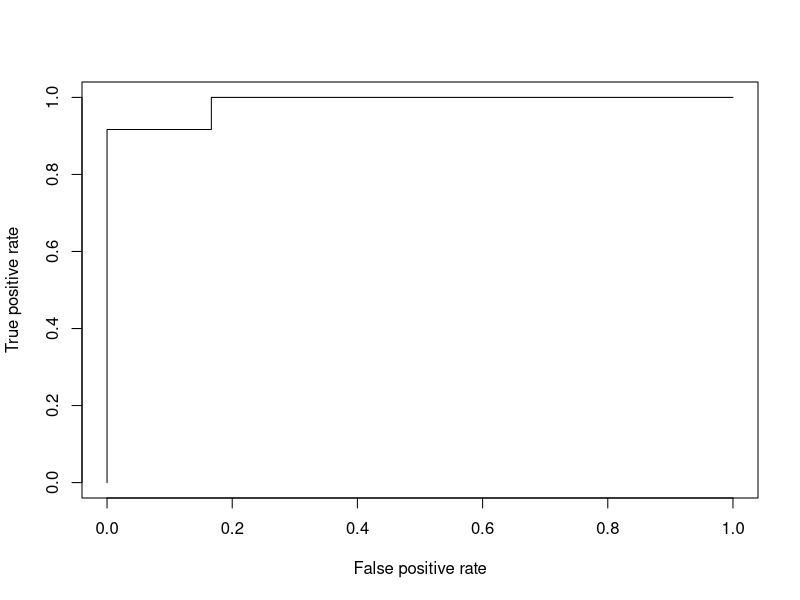
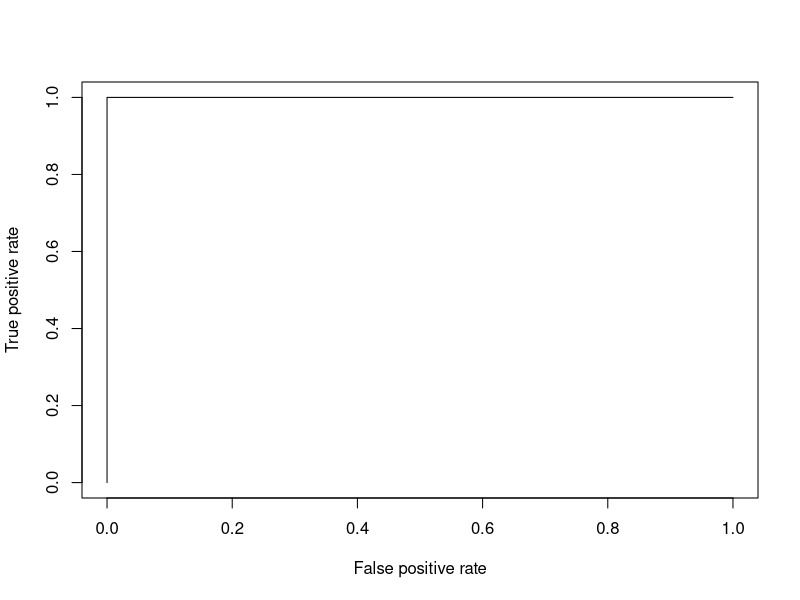
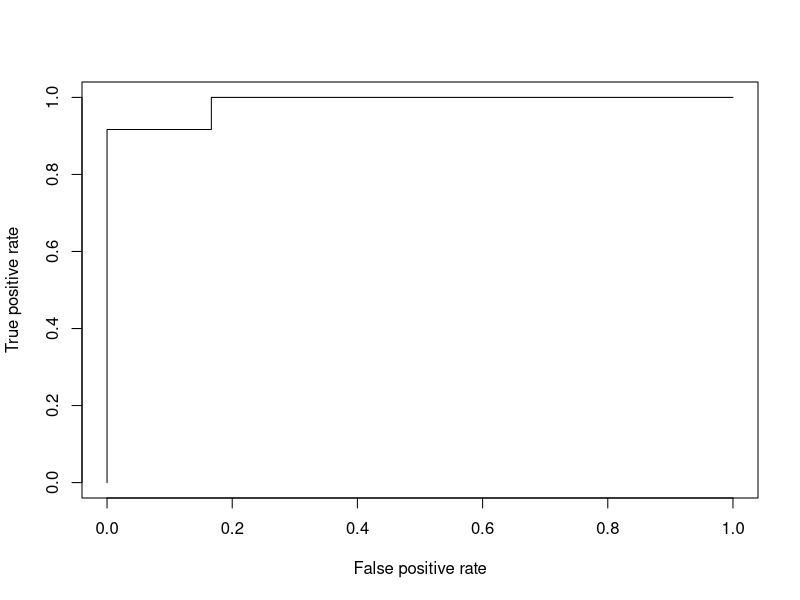
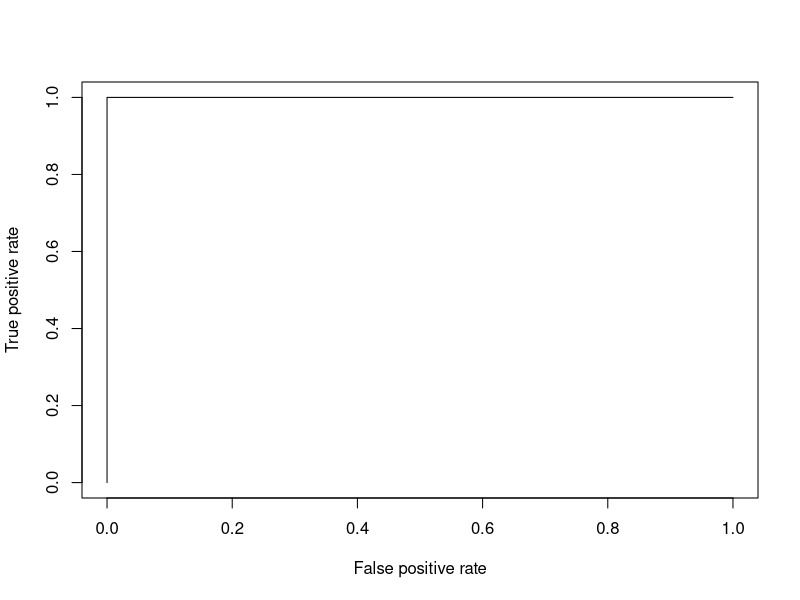

Recreate these plots in R, in order.
## ---- chunk 1
data <- read.csv('../data/CPP_data_all.csv', header=TRUE)
library(plyr)
data <- ddply(data, .(URSI, SM_dx), summarize,
              Turn_Count=sum(Turn_Count),
              Child_Voc_Count=sum(Child_Voc_Count),
              Child_Voc_Duration=sum(Child_Voc_Duration),
              Child_NonVoc_Duration=sum(Child_NonVoc_Duration),
              Average_SignalLevel=mean(Average_SignalLevel),
              Peak_SignalLevel=max(Peak_SignalLevel)
              )
data <- data[,2:8]
data$SM_dx <- factor(data$SM_dx)
## ---- chunk 2
set.seed(2)
train_ind <- sample(seq_len(nrow(data)), size=19)

train <- data[train_ind, ]
test <- data[-train_ind, ]
## ---- chunk 3
overfit.model <- glm(SM_dx ~ ., family=binomial(link='logit'), data=data)
summary(overfit.model)
anova(overfit.model, test="Chisq")
## ---- chunk 4
library('ROCR')
overfit.p <- predict(overfit.model, newdata=data, type="response")
overfit.pr <- prediction(overfit.p, data$SM_dx)
overfit.prf <- performance(overfit.pr, measure="tpr", x.measure="fpr")
plot(overfit.prf)
## ---- chunk 5
overfit.auc <- performance(overfit.pr, measure="auc")
overfit.auc <- overfit.auc@y.values[[1]]
overfit.auc
## ---- chunk 6
model <- glm(SM_dx ~ ., family=binomial(link='logit'), data=train)
summary(model)
anova(model, test="Chisq")
## ---- chunk 7
p <- predict(model, newdata=test, type="response")
pr <- prediction(p, test$SM_dx)
prf <- performance(pr, measure="tpr", x.measure="fpr")
plot(prf)
## ---- chunk 8
auc <- performance(pr, measure="auc")
auc <- auc@y.values[[1]]
auc
## ---- chunk 9
library("MASS")
fwd.overfit.model <- stepAIC(glm(SM_dx ~ Child_Voc_Count, family=binomial(link='logit'), data=data), direction='forward',
                     scope=~Child_Voc_Count+Turn_Count+Child_Voc_Duration+Child_NonVoc_Duration+Average_SignalLevel+Peak_SignalLevel)
fwd.overfit.model$anova
## ---- chunk 10
fwd.overfit.p <- predict(fwd.overfit.model, newdata=data, type="response")
fwd.overfit.pr <- prediction(fwd.overfit.p, data$SM_dx)
fwd.overfit.prf <- performance(fwd.overfit.pr, measure="tpr", x.measure="fpr")
plot(fwd.overfit.prf)
fwd.overfit.auc <- performance(fwd.overfit.pr, measure="auc")
fwd.overfit.auc <- fwd.overfit.auc@y.values[[1]]
fwd.overfit.auc
## ---- chunk 11
fwd.model <- stepAIC(glm(SM_dx ~ Child_Voc_Count, family=binomial(link='logit'), data=train), direction='forward', scope=~Child_Voc_Count+Turn_Count+Child_Voc_Duration+Child_NonVoc_Duration+Average_SignalLevel+Peak_SignalLevel)
fwd.model$anova
## ---- chunk 12
fwd.p <- predict(fwd.model, newdata=test, type="response")
fwd.pr <- prediction(fwd.p, test$SM_dx)
fwd.prf <- performance(fwd.pr, measure="tpr", x.measure="fpr")
plot(fwd.prf)
fwd.auc <- performance(fwd.pr, measure="auc")
fwd.auc <- fwd.auc@y.values[[1]]
fwd.auc
